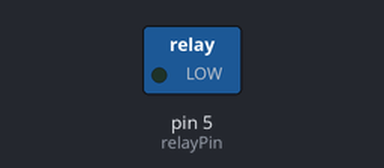
Bench run of a sketch on a simulated Arduino Uno, built with avr-gcc and run on an emulated ATmega328P. Shown: switched loads named in the sketch (green lamp = pin HIGH). Dashed ring = blinking.

Above: at 0.5 s.
Timing chart, 0 to 4.6 s (numbered marks = the images above):
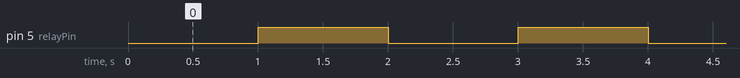

Measured:
- by itself, pin 5 (relayPin): alternates HIGH for 1.0 s and LOW for 1.0 s

The sketch:

leraytest.ino
```cpp
const int relayPin = 5; // Relay pin

void setup() {
  pinMode(relayPin, OUTPUT);
}

void loop() {
  digitalWrite(relayPin, LOW);  // Turn relay ON
  delay(1000);                  // Wait for 1 second
  digitalWrite(relayPin, HIGH); // Turn relay OFF
  delay(1000);                  // Wait for 1 second
}
```
